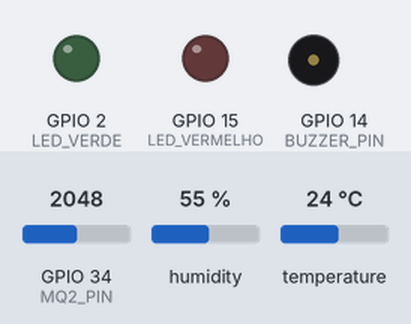
The sketch below on a simulated ESP32. Parts: output pins drawn as LEDs (lit = HIGH), buzzer (waves = sounding). The inputs (shaded band) are chosen by the test bench; at power-on: GPIO 34 (MQ2_PIN) = 2048, humidity 55 %, temperature 24 °C. WiFi joins after 1.5 s; servers stay silent unless stated; no MQTT or app messages arrive unless stated; what the sketch prints to the serial monitor is not drawn.

Above: at 2.7 s.
2.8 s: GPIO 34 (MQ2_PIN) set to 1248
16.6 s: GPIO 34 (MQ2_PIN) set to 1164
At 21.4 s:
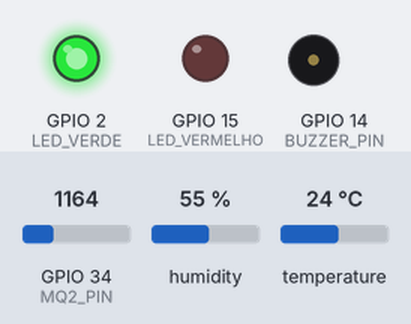
30.4 s: GPIO 34 (MQ2_PIN) set to 1228
At 41.6 s:
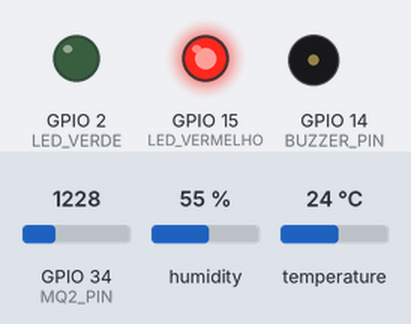
44.2 s: GPIO 34 (MQ2_PIN) set to 1160
At 51.5 s:
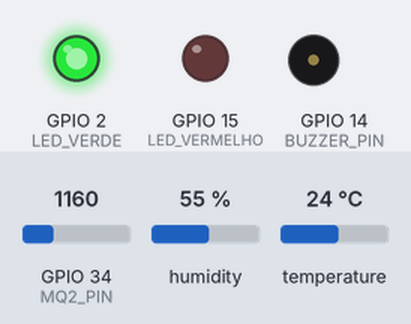
Timing chart, 0 to 53.0 s (numbered marks = the images above; inputs shaded):
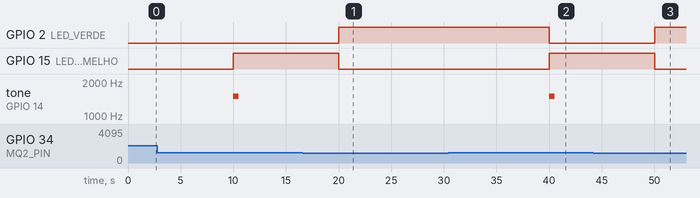

Measured:
- the behaviour switches between 1201 and 1200 on GPIO 34 (MQ2_PIN) (found by bisection; images 0 and 1)
- after the input at 16.6 s, GPIO 2 (LED_VERDE): LOW → HIGH after 3.4 s; GPIO 15 (LED_VERMELHO): HIGH → LOW after 3.4 s; tone on GPIO 14 (BUZZER_PIN): stays silent (without the input it goes to 1500 Hz after 3.4 s)
- after the input at 30.4 s, GPIO 2 (LED_VERDE): HIGH → LOW after 9.6 s; GPIO 15 (LED_VERMELHO): LOW → HIGH after 9.6 s; tone on GPIO 14 (BUZZER_PIN): silent → 1500 Hz after 9.6 s, → silent 0.50 s later
- after the input at 44.2 s, GPIO 2 (LED_VERDE): LOW → HIGH after 5.8 s; GPIO 15 (LED_VERMELHO): HIGH → LOW after 5.8 s; tone on GPIO 14 (BUZZER_PIN): stays silent (without the input it goes to 1500 Hz after 5.8 s)

The sketch:

Monitor_CO_Alerta.ino
```cpp
#include <WiFi.h>           // Inclui a biblioteca para conectividade Wi-Fi do ESP32
#include <PubSubClient.h>   // Inclui a biblioteca para comunicação MQTT
#include <DHT.h>            // Inclui a biblioteca para o sensor DHT22

/*
 * ===================================================================
 * DOCUMENTAÇÃO DO PROJETO - Monitor de Qualidade do Ar ODS 3
 * ===================================================================
 * Este firmware é a prova de conceito (PoC) para o monitoramento da qualidade do ar
 * em ambientes internos, utilizando ESP32 e o protocolo MQTT para alertas remotos.
 * Contribui para o ODS 3: Saúde e Bem-Estar.
 */

// --- Credenciais e Configurações de Rede ---
const char* ssid = "Wokwi-GUEST";       // Define o nome da rede Wi-Fi (Padrão Wokwi)
const char* password = "";              // Define a senha (Vazia para Wokwi-GUEST)

// Configurações do Servidor MQTT
const char* mqtt_server = "broker.hivemq.com"; // Endereço do broker MQTT público
const char* mqtt_topic_data = "ods3/qualidade_ar/dados";    // Tópico para dados T/H/Gás (JSON)
const char* mqtt_topic_status = "ods3/qualidade_ar/status";  // Tópico para status de alerta (binário)
const char* clientID = "ESP32_AirMonitor_ODS3"; // ID único do cliente MQTT

// --- Definição dos Pinos de Hardware ---
const int DHT_PIN = 4;        // Pino de dados do DHT22 conectado ao GPIO 4
const int MQ2_PIN = 34;       // Pino AOUT do MQ2 conectado ao GPIO 34 (ADC)
const int LED_VERDE = 2;      // LED Verde (Seguro) conectado ao GPIO 2
const int LED_VERMELHO = 15;  // LED Vermelho (Alerta) conectado ao GPIO 15
const int BUZZER_PIN = 14;    // Buzzer conectado ao GPIO 14

// --- Constantes de Controle e Alerta ---
// Limiar de Gás (MQ2): Valor analógico acima do qual o alerta é acionado (calibrado para PoC)
const int LIMIAR_ALERTA_GAS = 1200;
// Intervalo entre leituras e envios MQTT (10s para simulação)
const long INTERVALO_LEITURA = 10000;

// --- Objetos de Comunicação e Sensores ---
WiFiClient espClient;                       // Cria um objeto Wi-Fi para o cliente MQTT
PubSubClient client(espClient);             // Cria o objeto cliente MQTT
DHT dht(DHT_PIN, DHT22);                    // Cria o objeto DHT, especificando pino e modelo

// Variável de controle de tempo (para temporização sem bloqueio)
unsigned long ultimaLeitura = 0;

/* -------------------------------------------------------------------
 * FUNÇÕES AUXILIARES E DE CONEXÃO
 * -------------------------------------------------------------------
 */

// Inicializa e conecta o ESP32 à rede Wi-Fi
void setup_wifi() {
  Serial.print("Conectando a ");           // Exibe mensagem no monitor serial
  Serial.println(ssid);                    // Exibe o nome da rede
  WiFi.begin(ssid, password);              // Inicia a conexão Wi-Fi
  while (WiFi.status() != WL_CONNECTED) {  // Aguarda a conexão ser estabelecida
    delay(500);                            // Pausa de 500ms
    Serial.print(".");                     // Exibe progresso
  }
  Serial.println("\nWiFi conectado!");     // Confirma a conexão
  Serial.print("IP: ");                    // Exibe o endereço IP
  Serial.println(WiFi.localIP());
}

// Reconecta ao Broker MQTT caso a conexão caia
void reconnect() {
  while (!client.connected()) {            // Enquanto não estiver conectado...
    Serial.print("Tentando conexão MQTT...");
    // Tenta conectar usando o clientID
    if (client.connect(clientID)) {
      Serial.println("Conectado ao Broker MQTT!");
    } else {
      Serial.print("Falha, estado: ");
      Serial.print(client.state());
      Serial.println(" Tentando novamente em 5 segundos.");
      delay(5000);                         // Espera 5 segundos antes de tentar reconectar
    }
  }
}

// Publica os dados de telemetria em formato JSON para o tópico principal
void publish_data(float temp, float hum, int gas_value) {
  char payload_data[150];                  // Buffer para armazenar a string JSON

  // Constrói a string JSON com os dados dos sensores
  sprintf(payload_data, "{\"temperatura\":%.2f, \"umidade\":%.2f, \"gas_analogico\":%d}",
          temp, hum, gas_value);

  // Tenta publicar a string JSON no tópico de dados
  if (client.publish(mqtt_topic_data, payload_data)) {
    Serial.print("Dados ambientais enviados (JSON): ");
    Serial.println(payload_data);
  } else {
    Serial.println("Falha no envio do payload de dados.");
  }
}


/* -------------------------------------------------------------------
 * LÓGICA PRINCIPAL DE ALERTA (check_and_actuate)
 * Função central para tomada de decisão, atuação local e envio de status remoto.
 * -------------------------------------------------------------------
 */
void check_and_actuate(int gas_value) {
  String status_mqtt;                      // Variável para armazenar o status a ser enviado

  Serial.print("Valor do MQ2: ");
  Serial.println(gas_value);

  if (gas_value > LIMIAR_ALERTA_GAS) {
    // --- Lógica: ALERTA DE SAÚDE ---
    // Atuadores visuais/sonoros: Notificação local
    digitalWrite(LED_VERMELHO, HIGH);      // Acende LED Vermelho
    digitalWrite(LED_VERDE, LOW);          // Apaga LED Verde
    tone(BUZZER_PIN, 1500, 500);           // Toca alarme sonoro (1.5kHz por 0.5s)

    // Payload remoto:
    status_mqtt = "ALERTA_GAS_ALTO";
    Serial.println("!!! ALERTA DE SAÚDE: Poluentes elevados.");
  } else {
    // --- Lógica: AMBIENTE SEGURO ---
    // Atuadores visuais/sonoros: Confirmação de segurança
    digitalWrite(LED_VERMELHO, LOW);       // Apaga LED Vermelho
    digitalWrite(LED_VERDE, HIGH);         // Acende LED Verde
    noTone(BUZZER_PIN);                    // Silencia o Buzzer

    // Payload remoto:
    status_mqtt = "AMBIENTE_SEGURO";
    Serial.println("Qualidade do ar: Segura e dentro do limite.");
  }

  // Envia o status de alerta/segurança (mensagem crítica via MQTT)
  client.publish(mqtt_topic_status, status_mqtt.c_str());
  Serial.print("Status de Alerta (MQTT) enviado: ");
  Serial.println(status_mqtt);
}


/* -------------------------------------------------------------------
 * FUNÇÃO SETUP (Executada uma vez)
 * -------------------------------------------------------------------
 */
void setup() {
  Serial.begin(115200);                    // Inicializa a comunicação serial

  // Configura todos os pinos de atuadores como SAÍDA
  pinMode(LED_VERDE, OUTPUT);
  pinMode(LED_VERMELHO, OUTPUT);
  pinMode(BUZZER_PIN, OUTPUT);

  // Inicializa o sensor DHT
  dht.begin();

  // Conecta à rede e configura o broker MQTT
  setup_wifi();
  client.setServer(mqtt_server, 1883);     // Define o endereço e porta do Broker
}

/* -------------------------------------------------------------------
 * FUNÇÃO LOOP (Executada repetidamente)
 * -------------------------------------------------------------------
 */
void loop() {
  // Garante que o cliente MQTT esteja conectado
  if (!client.connected()) {
    reconnect();
  }
  client.loop(); // Processa mensagens e mantém a conexão MQTT ativa

  unsigned long tempoAtual = millis();

  // Implementação de temporizador para leituras periódicas
  if (tempoAtual - ultimaLeitura >= INTERVALO_LEITURA) {
    ultimaLeitura = tempoAtual;

    // 1. Leitura dos Sensores
    float temperatura = dht.readTemperature(); // Lê temperatura
    float umidade = dht.readHumidity();       // Lê umidade
    int valor_gas = analogRead(MQ2_PIN);      // Lê o valor analógico do MQ2

    // 2. Tratamento de Erro: Ignora o ciclo se o DHT falhar
    if (isnan(temperatura) || isnan(umidade)) {
      Serial.println("Falha na leitura do sensor DHT! Pulando este ciclo.");
      return;
    }

    // 3. Envio de Dados (Payload JSON)
    publish_data(temperatura, umidade, valor_gas);

    // 4. Decisão de Alerta e Atuação (Controle)
    check_and_actuate(valor_gas);
  }
}
```
